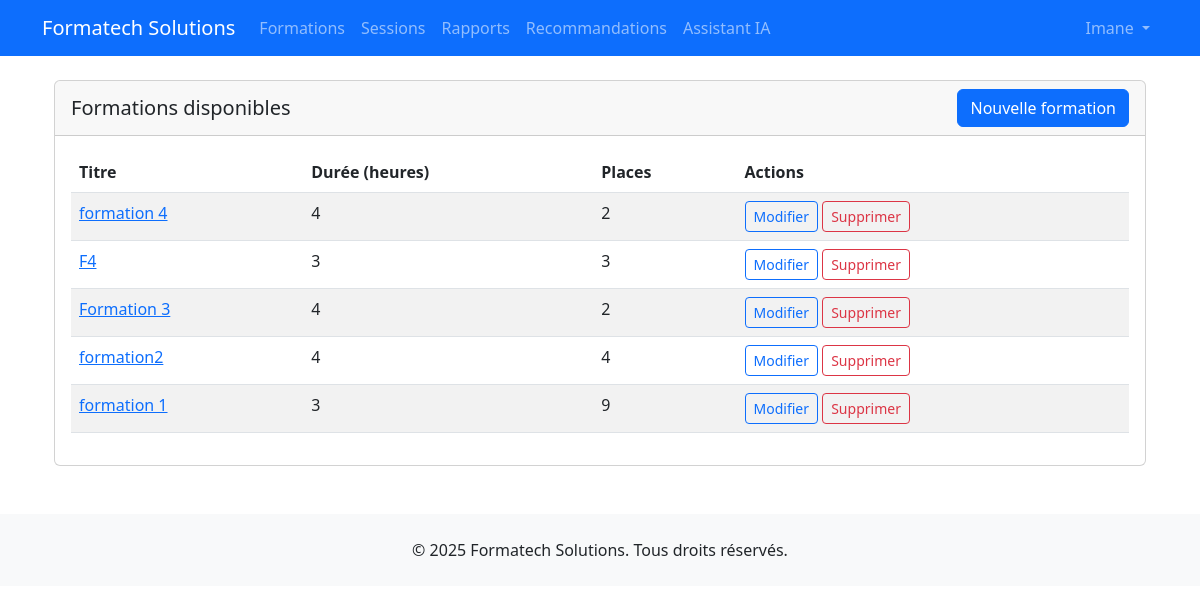
/formation/ (signed in), run on an earlier commit of the app's database.
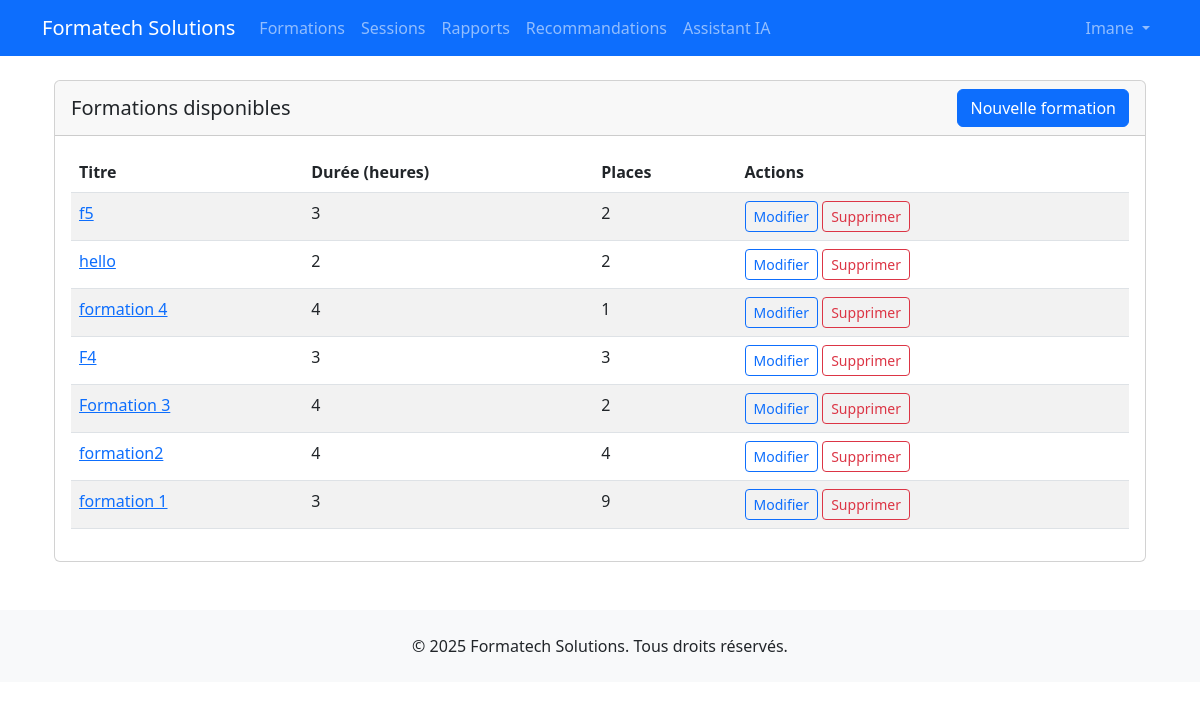
And on a later commit of the database.
### formation/models.py (models this page shows, shortened)
class Training(models.Model):
    title = models.CharField(max_length=255)
    description = models.TextField()
    objectives = models.TextField()
    prerequisites = models.TextField(blank=True, null=True)
    duration = models.IntegerField(help_text="Duration in hours")
    max_participants = models.IntegerField()
    created_at = models.DateTimeField(auto_now_add=True)
    updated_at = models.DateTimeField(auto_now=True)

### formation/views.py (the view)
# urls.py: path('', views.training_list, name='training_list'),
@login_required
def training_list(request):
    trainings = Training.objects.all().order_by('-created_at')
    return render(request, 'formation/training_list.html', {'trainings': trainings})

### formation/templates/formation/training_list.html (shortened to what this page needs)
{% extends "base.html" %}
{% block content %}
    <div class="container">
        <div class="card mb-4">
            <div class="card-header d-flex justify-content-between align-items-center">
                <h5 class="mb-0">Formations disponibles</h5>
                {% if user.is_staff or 'manage_trainings' in user.get_permission_codes %}
                <a href="{% url 'formation:training_create' %}" class="btn btn-primary">Nouvelle formation</a>
                {% endif %}
            </div>
            <div class="card-body">
                {% if trainings %}
                    <table class="table table-striped">
                        <thead>
                            <tr>
                                <th>Titre</th>
                                <th>Durée (heures)</th>
                                <th>Places</th>
                                <th>Actions</th>
                            </tr>
                        </thead>
                        <tbody>
                            {% for training in trainings %}
                                <tr>
                                    <td><a href="{% url 'formation:training_detail' training.id %}">{{ training.title }}</a></td>
                                    <td>{{ training.duration }}</td>
                                    <td>{{ training.max_participants }}</td>
                                    <td>
                                        {% if user.is_staff or 'manage_trainings' in user.get_permission_codes %}
                                        <a href="{% url 'formation:training_update' training.id %}" class="btn btn-sm btn-outline-primary">Modifier</a>
                                        <a href="{% url 'formation:training_delete' training.id %}" class="btn btn-sm btn-outline-danger">Supprimer</a>
                                        {% endif %}
                                    </td>
                                </tr>
                            {% endfor %}
                        </tbody>
                    </table>
                {% else %}
                    <p>Aucune formation disponible.</p>
                {% endif %}
            </div>
        </div>
    </div>
{% endblock %}

What changed in the data, as far as the page shows it:
added Training: title "f5", duration "3", max_participants "2"
added Training: title "hello", duration "2", max_participants "2"
changed Training "formation 4": max_participants "2" → "1"
